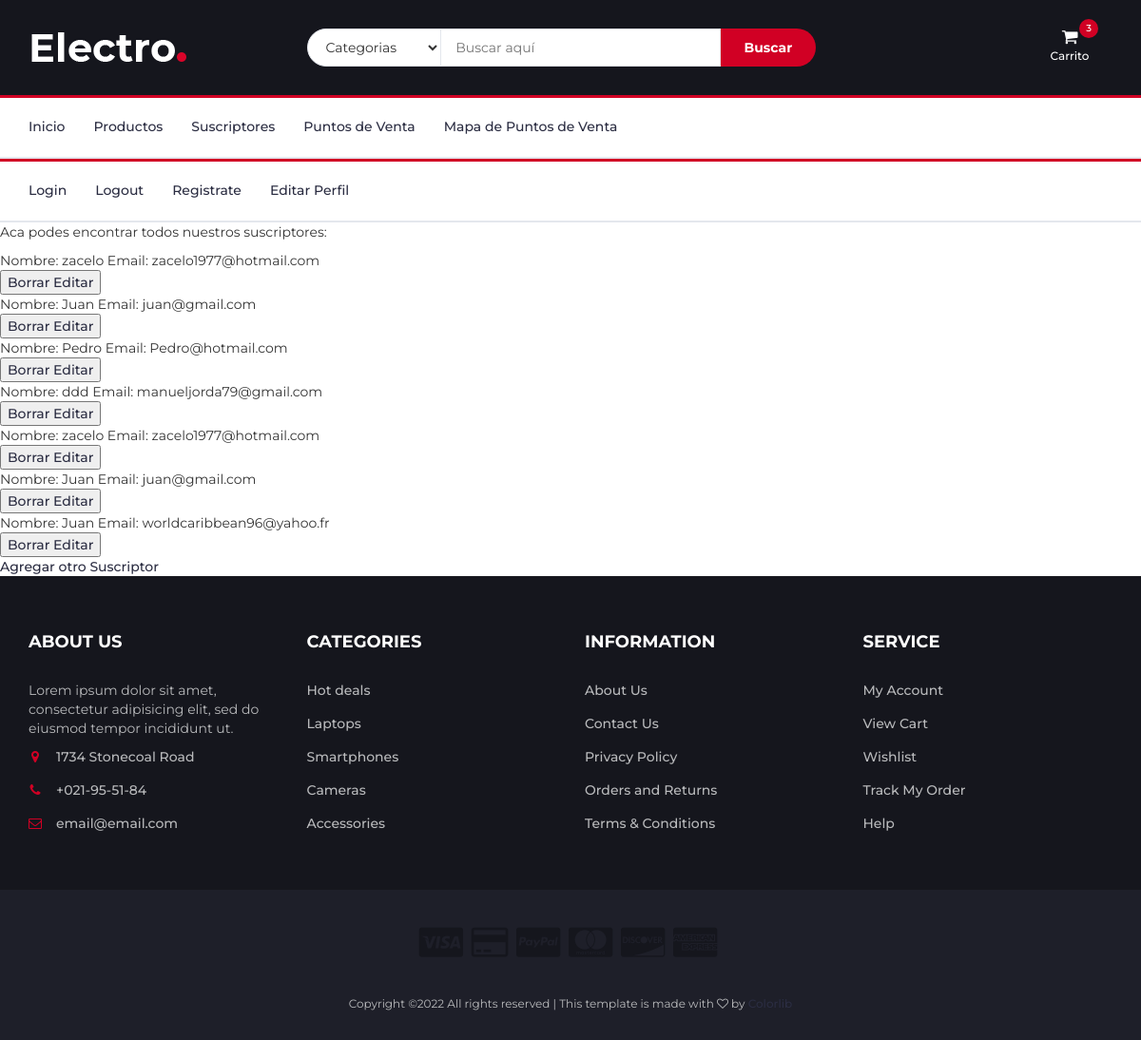
The page /leerSuscriptores on the database as committed earlier.
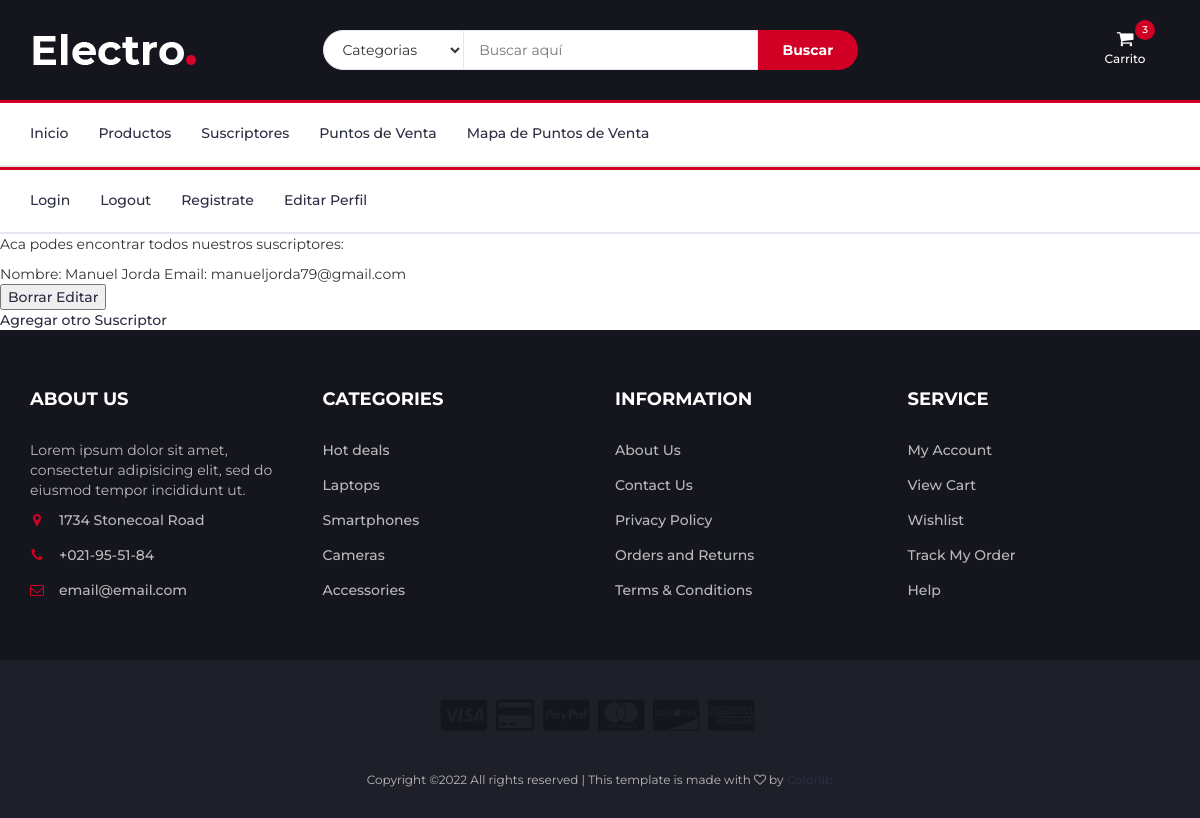
The same page on the database as committed later.
### AppCoder/models.py (models this page shows)
class Suscriptor(models.Model):
    nombre = models.CharField(max_length=40)
    mail = models.EmailField(max_length=140)
    def __str__(self):
        return f"Nombre: {self.nombre} Email: {self.mail}"

### AppCoder/views.py (the view)
# urls.py: path("leerSuscriptores", views.leerSuscriptores, name="LeerSuscriptores"),
def leerSuscriptores(request):
    suscriptores = Suscriptor.objects.all()
    dicc=  {"suscriptores":suscriptores}
    return render(request, "Appcoder/leerSuscriptores.html", dicc)

### AppCoder/templates/AppCoder/leerSuscriptores.html
{% extends "AppCoder/padre.html" %}
{% load static%}
{% block contenido2%}
 <P> Aca podes encontrar todos nuestros suscriptores: </P>
<ul>
    {% for s in suscriptores %}
    <li> {{s}} </li>
    <button>
        <a href="{% url 'BorrarSuscriptores' s.nombre %}"> Borrar</a>
        <a href="{% url 'EditarSuscriptores' s.nombre %}"> Editar</a>
    </button>
    {% endfor %}
</ul>
<a href="{% url 'Suscriptores_Formulario' %}"> Agregar otro Suscriptor</a>
{% endblock %}

### AppCoder/templates/AppCoder/padre.html (shortened to what this page needs)
<!DOCTYPE html>
<html lang="en">
	<head>
        {% load static %}
		<link type="text/css" rel="stylesheet" href="{% static 'AppCoder/css/bootstrap.min.css' %}"/>
		<link type="text/css" rel="stylesheet" href="{% static 'AppCoder/css/slick.css' %}"/>
		<link type="text/css" rel="stylesheet" href="{% static 'AppCoder/css/slick-theme.css' %}"/>
		<link type="text/css" rel="stylesheet" href="{% static 'AppCoder/css/nouislider.min.css' %}"/>
		<link rel="stylesheet" href="{% static 'AppCoder/css/font-awesome.min.css' %}">
		<link type="text/css" rel="stylesheet" href="{% static 'AppCoder/css/style.css' %}"/>
    </head>
	<body>
		<header>
			<div id="header">
				<div class="container">
					<div class="row">
						<div class="col-md-3">
							<div class="header-logo d-flex flex-column">
								<a href="#" class="logo">
									<img src="{% static 'AppCoder/img/logo.png' %}" alt="">
								</a>
							</div>
						</div>
						<div class="col-md-6">
							<div class="header-search">
								<form>
									<select class="input-select">
										<option value="0">Categorias</option>
									</select>
									<input class="input" placeholder="Buscar aquí">
									<button class="search-btn">Buscar</button>
								</form>
							</div>
						</div>
						<div class="col-md-3 clearfix">
							<div class="header-ctn">
								<div class="dropdown">
									<a class="dropdown-toggle" data-toggle="dropdown" aria-expanded="true">
										<i class="fa fa-shopping-cart"></i>
										<span>Carrito</span>
										<div class="qty">3</div>
									</a>
								</div>
							</div>
						</div>
					</div>
				</div>
			</div>
		</header>
		<nav id="navigation">
			<div class="container">
				<div id="responsive-nav">
					<ul class="main-nav nav navbar-nav">
						<li><a href="{% url 'Inicio' %}">Inicio</a></li>
						<li><a href="{% url 'Productos' %}">Productos</a></li>
						<li><a href="{% url 'LeerSuscriptores' %}">Suscriptores</a></li>
						<li><a href="{% url 'LeerPuntosdeventa' %}"> Puntos de Venta</a></li>
						<li><a href="{% url 'PuntosDeVenta' %}">Mapa de Puntos de Venta</a></li>
					</ul>
				</div>
			</div>
		</nav>
		<nav id="navigation">
			<div class="container">
				<div id="responsive-nav">
					<ul class="main-nav nav navbar-nav">
						<li><a href="{% url 'Login' %}">Login</a></li>
						<li><a href="{% url 'Logout' %}">Logout</a></li>
						<li><a href="{% url 'Register' %}">Registrate</a></li>
						<li><a href="{% url 'EditarPerfil' %}">Editar Perfil</a></li>
					</ul>
				</div>
			</div>
		</nav>
	{% block contenido2 %}{% endblock %}
		<footer id="footer">
			<div class="section">
				<div class="container">
					<div class="row">
						<div class="col-md-3 col-xs-6">
							<div class="footer">
								<h3 class="footer-title">About Us</h3>
								<p>Lorem ipsum dolor sit amet, consectetur adipisicing elit, sed do eiusmod tempor incididunt ut.</p>
								<ul class="footer-links">
									<li><a href="#"><i class="fa fa-map-marker"></i>1734 Stonecoal Road</a></li>
									<li><a href="#"><i class="fa fa-phone"></i>+021-95-51-84</a></li>
									<li><a href="#"><i class="fa fa-envelope-o"></i>email@email.com</a></li>
								</ul>
							</div>
						</div>
						<div class="col-md-3 col-xs-6">
							<div class="footer">
								<h3 class="footer-title">Categories</h3>
								<ul class="footer-links">
									<li><a href="#">Hot deals</a></li>
									<li><a href="#">Laptops</a></li>
									<li><a href="#">Smartphones</a></li>
									<li><a href="#">Cameras</a></li>
									<li><a href="#">Accessories</a></li>
								</ul>
							</div>
						</div>
						<div class="col-md-3 col-xs-6">
							<div class="footer">
								<h3 class="footer-title">Information</h3>
								<ul class="footer-links">
									<li><a href="#">About Us</a></li>
									<li><a href="#">Contact Us</a></li>
									<li><a href="#">Privacy Policy</a></li>
									<li><a href="#">Orders and Returns</a></li>
									<li><a href="#">Terms & Conditions</a></li>
								</ul>
							</div>
						</div>
						<div class="col-md-3 col-xs-6">
							<div class="footer">
								<h3 class="footer-title">Service</h3>
								<ul class="footer-links">
									<li><a href="#">My Account</a></li>
									<li><a href="#">View Cart</a></li>
									<li><a href="#">Wishlist</a></li>
									<li><a href="#">Track My Order</a></li>
									<li><a href="#">Help</a></li>
								</ul>
							</div>
						</div>
					</div>
				</div>
			</div>
			<div id="bottom-footer" class="section">
				<div class="container">
					<div class="row">
						<div class="col-md-12 text-center">
							<ul class="footer-payments">
								<li><a href="#"><i class="fa fa-cc-visa"></i></a></li>
								<li><a href="#"><i class="fa fa-credit-card"></i></a></li>
								<li><a href="#"><i class="fa fa-cc-paypal"></i></a></li>
								<li><a href="#"><i class="fa fa-cc-mastercard"></i></a></li>
								<li><a href="#"><i class="fa fa-cc-discover"></i></a></li>
								<li><a href="#"><i class="fa fa-cc-amex"></i></a></li>
							</ul>
							<span class="copyright">
								Copyright &copy;<script>document.write(new Date().getFullYear());</script> All rights reserved | This template is made with <i class="fa fa-heart-o" aria-hidden="true"></i> by <a href="https://colorlib.com" target="_blank">Colorlib</a>
							</span>
						</div>
					</div>
				</div>
			</div>
		</footer>
	</body>
</html>

### AppCoder/static/AppCoder/css/style.css (style rules this page uses)
body { font-family: 'Montserrat', sans-serif; font-weight: 400; color: #333; }
h1, h2, h3, h4, h5, h6 { color: #2B2D42; font-weight: 700; margin: 0 0 10px; }
a { color: #2B2D42; font-weight: 500; -webkit-transition: 0.2s color; transition: 0.2s color; }
ul, ol { margin: 0; padding: 0; list-style: none }
.input { height: 40px; padding: 0px 15px; border: 1px solid #E4E7ED; background-color: #FFF; width: 100%; }
.input-select { padding: 0px 15px; background: #FFF; border: 1px solid #E4E7ED; height: 40px; }
.section { padding-top: 30px; padding-bottom: 30px; }
#header { padding-top: 15px; padding-bottom: 15px; background-color: #15161D; }
.header-logo { float: left; }
.header-logo .logo img { display: block; }
.header-search { padding: 15px 0px; }
.header-search form { position: relative; }
.header-search form .input-select { margin-right: -4px; border-radius: 40px 0px 0px 40px; }
.header-search form .input { width: calc(100% - 260px); margin-right: -4px; }
.header-search form .search-btn { height: 40px; width: 100px; background: #D10024; color: #FFF; font-weight: 700; border: none; border-radius: 0px 40px 40px 0px; }
.header-ctn { float: right; padding: 15px 0px; }
.header-ctn>div { display: inline-block; }
.header-ctn>div>a { display: block; position: relative; width: 90px; text-align: center; color: #FFF; }
.header-ctn>div>a>i { display: block; font-size: 18px; }
.header-ctn>div>a>span { font-size: 12px; }
.header-ctn>div>a>.qty { position: absolute; right: 15px; top: -10px; width: 20px; height: 20px; line-height: 20px; text-align: center; border-radius: 50%; font-size: 10px; color: #FFF; background-color: #D10024; }
#navigation { background: #FFF; border-bottom: 2px solid #E4E7ED; border-top: 3px solid #D10024; }
.main-nav>li+li { margin-left: 30px }
.main-nav>li>a { padding: 20px 0px; }
.main-nav>li>a:after { content: ""; display: block; width: 0%; height: 2px; background-color: #D10024; -webkit-transition: 0.2s all; transition: 0.2s all; }
#footer { background: #15161D; color: #B9BABC; }
#bottom-footer { background: #1E1F29; }
.footer { margin: 30px 0px; }
.footer .footer-title { color: #FFF; text-transform: uppercase; font-size: 18px; margin: 0px 0px 30px; }
.footer-links li+li { margin-top: 15px; }
.footer-links li a { color: #B9BABC; }
.footer-links li i { margin-right: 15px; color: #D10024; width: 14px; text-align: center; }
.copyright { margin-top: 30px; display: block; font-size: 12px; }
.footer-payments li { display: inline-block; margin-right: 5px; }
.footer-payments li a { color: #15161D; font-size: 36px; display: block; }

Rows that differ between the two databases and show on the page:
removed Suscriptor: nombre+mail "Nombre: zacelo Email: zacelo1977@hotmail.com"
removed Suscriptor: nombre+mail "Nombre: Juan Email: juan@gmail.com"
removed Suscriptor: nombre+mail "Nombre: Pedro Email: Pedro@hotmail.com"
removed Suscriptor: nombre+mail "Nombre: ddd Email: manueljorda79@gmail.com"
removed Suscriptor: nombre+mail "Nombre: zacelo Email: zacelo1977@hotmail.com"
removed Suscriptor: nombre+mail "Nombre: Juan Email: juan@gmail.com"
removed Suscriptor: nombre+mail "Nombre: Juan Email: worldcaribbean96@yahoo.fr"
added Suscriptor: nombre+mail "Nombre: Manuel Jorda Email: manueljorda79@gmail.com"
